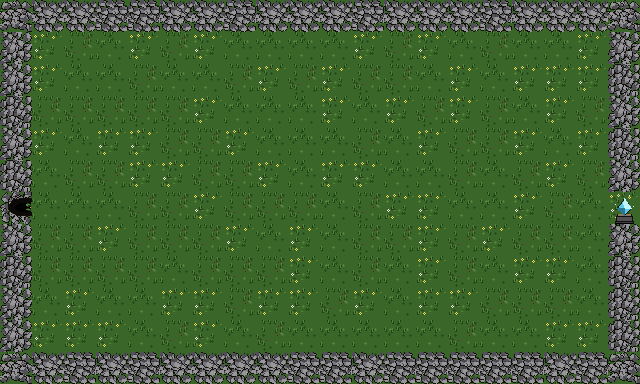

This is a level from a 2D game, rendered from its Tiled map with the project's own tilesets. A one-line summary and the complete map file follow:
An orthogonal 20x12 tile map with 32x32 px tiles, 1 tile layer (ground) and 2 objects (spawn, goal).

<map version="1.10" tiledversion="1.12.2" orientation="orthogonal" renderorder="right-down" width="20" height="12" tilewidth="32" tileheight="32" infinite="0" nextlayerid="3" nextobjectid="3">
 <tileset firstgid="1" name="tileset_atlas" tilewidth="32" tileheight="32" tilecount="8" columns="4">
  <properties>
   <property name="type" value="" />
  </properties>
  <image source="../sprites-src/tileset_atlas.png" width="128" height="64" />
  <tile id="0">
   <properties>
    <property name="type" value="buildable" />
   </properties>
  </tile>
  <tile id="1">
   <properties>
    <property name="type" value="buildable" />
   </properties>
  </tile>
  <tile id="2">
   <properties>
    <property name="type" value="buildable" />
   </properties>
  </tile>
  <tile id="3">
   <properties>
    <property name="type" value="blocked" />
   </properties>
  </tile>
  <tile id="4">
   <properties>
    <property name="type" value="blocked" />
   </properties>
  </tile>
  <tile id="5">
   <properties>
    <property name="type" value="blocked" />
   </properties>
  </tile>
  <tile id="6">
   <properties>
    <property name="type" value="path" />
   </properties>
  </tile>
  <tile id="7">
   <properties>
    <property name="type" value="path" />
   </properties>
  </tile>
 </tileset>
 <layer id="1" name="ground" width="20" height="12">
  <data encoding="csv">
4,3221225477,3221225477,3221225478,3221225478,3221225477,3221225477,3221225478,3221225477,3221225477,3221225477,3221225478,3221225477,3221225477,3221225477,3221225478,3221225477,3221225477,3221225477,4,
2684354565,3,2,1,3,2,3,1,1,1,1,3,2,3,1,2,1,1,3,2684354565,
2684354565,3,1,1,2,1,1,2,3,2,3,2,2,1,3,1,3,3,3,2684354566,
2684354566,2,2,2,2,2,3,1,1,1,3,1,3,2,3,2,1,3,2,2684354565,
2684354565,3,1,3,3,2,2,3,1,1,1,2,1,3,2,2,3,1,3,2684354566,
2684354566,1,2,2,3,3,2,2,3,1,3,3,1,1,2,1,2,3,2,2684354565,
1610612743,1,1,1,2,2,3,2,2,2,1,2,3,3,1,1,3,2,1,8,
2684354565,2,2,3,2,2,2,3,1,3,1,2,2,3,2,3,2,2,1,2684354565,
2684354566,2,2,2,2,1,2,2,2,3,1,2,1,3,2,1,3,3,1,2684354566,
2684354565,1,3,1,1,3,3,2,3,3,2,3,1,3,3,2,2,2,1,2684354566,
2684354565,3,3,3,1,2,3,1,2,1,1,1,1,1,2,1,1,3,3,2684354566,
4,3221225477,3221225478,3221225477,3221225478,3221225477,3221225477,3221225477,3221225477,3221225478,3221225478,3221225477,3221225478,3221225478,3221225478,3221225478,3221225478,3221225477,3221225478,4
</data>
 </layer>
 <objectgroup id="2" name="markers">
  <object id="1" name="spawn_0" type="spawn" x="0" y="192" width="32" height="32" />
  <object id="2" name="goal_0" type="goal" x="608" y="192" width="32" height="32" />
 </objectgroup>
</map>
